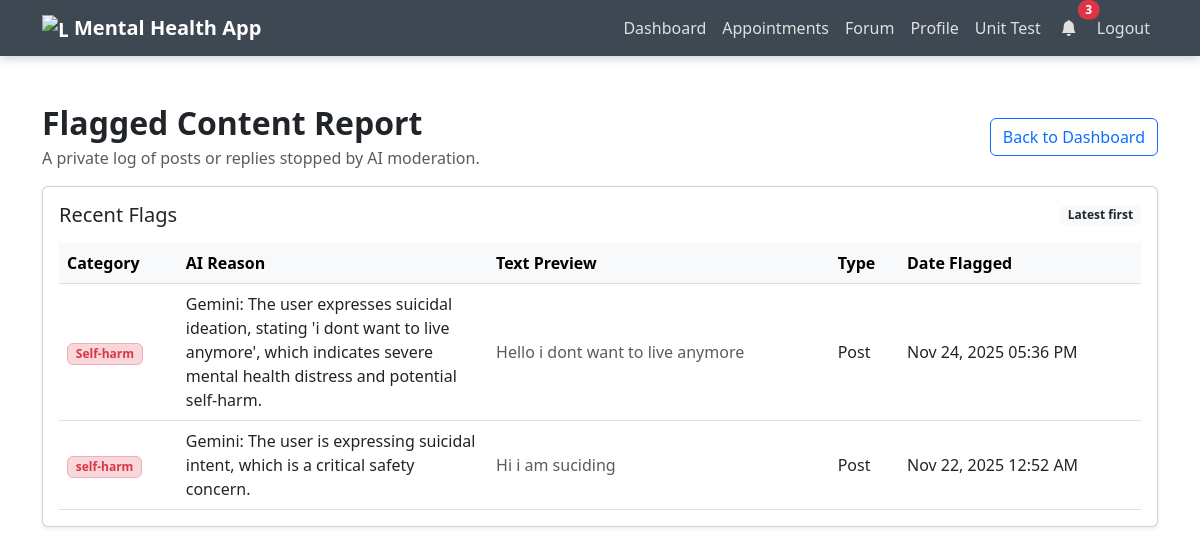
/dashboard/flagged-report (signed in), run on an earlier commit of the app's database.
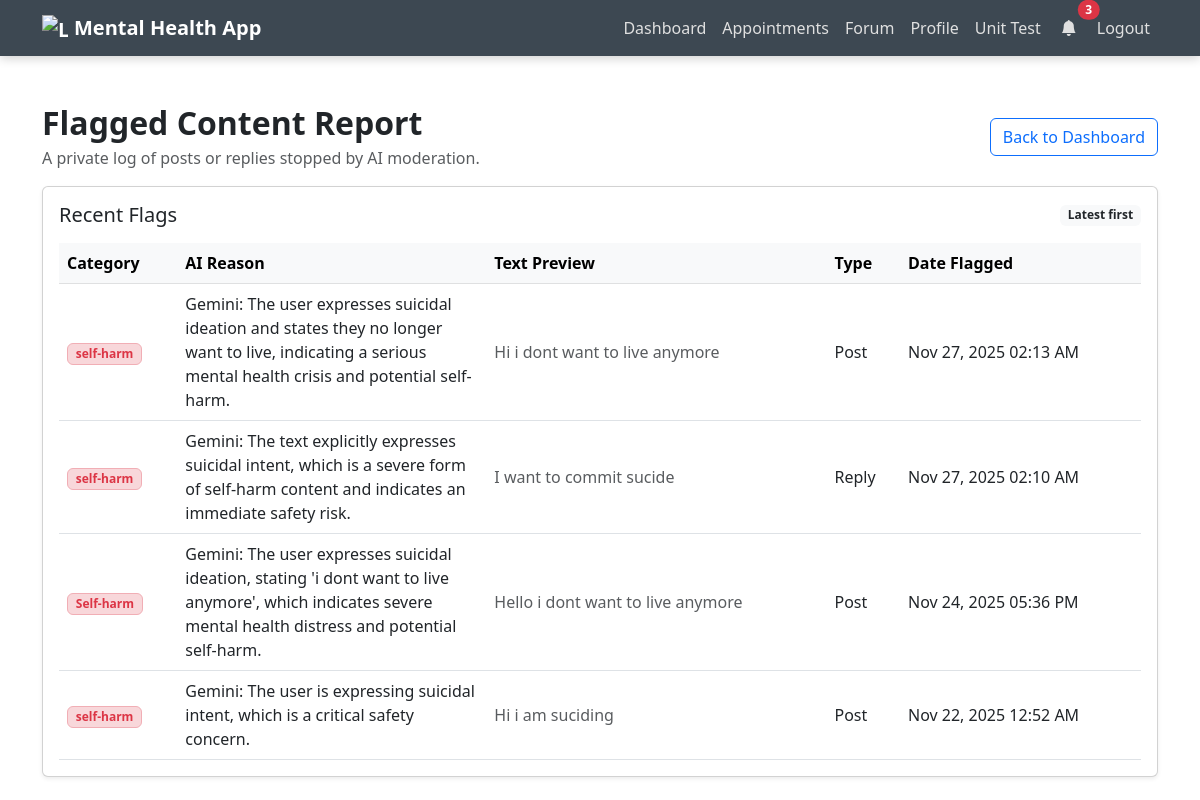
And on a later commit of the database.
### models/flagged_log.py (models this page shows)
class FlaggedLog(db.Model):
    __tablename__ = 'flagged_logs'
    id = db.Column(db.Integer, primary_key=True)
    user_id = db.Column(db.Integer, db.ForeignKey('user.id'), nullable=False)
    text = db.Column(db.Text, nullable=False)
    reason = db.Column(db.String(255), nullable=False)
    category = db.Column(db.String(100))
    source_type = db.Column(db.String(20), nullable=False)
    created_at = db.Column(db.DateTime, default=datetime.utcnow)
    user = db.relationship('User', backref=db.backref('flagged_logs', lazy=True))

### routes/dashboard.py (the view)
@dashboard.route('/dashboard/flagged-report')
@login_required
def flagged_report():
    flagged_items = (
        FlaggedLog.query.filter_by(user_id=current_user.id)
        .order_by(FlaggedLog.created_at.desc())
        .all()
    )
    return render_template('flagged_report.html', logs=flagged_items)

### models/user.py (called while the page is built)
@login_manager.user_loader
def load_user(user_id):
    return User.query.get(int(user_id))

### templates/flagged_report.html (shortened to what this page needs)
{% extends "base.html" %}
{% block content %}
<div class="py-4">
  <div class="d-flex flex-column flex-md-row justify-content-between align-items-start align-items-md-center mb-3">
    <div>
      <h2 class="fw-bold mb-1">Flagged Content Report</h2>
      <p class="text-muted mb-0">A private log of posts or replies stopped by AI moderation.</p>
    </div>
    <a class="btn btn-outline-primary mt-3 mt-md-0" href="{{ url_for('dashboard.home') }}">Back to Dashboard</a>
  </div>
  <div class="card shadow-sm">
    <div class="card-body">
      <div class="d-flex justify-content-between align-items-center mb-3">
        <h5 class="card-title mb-0">Recent Flags</h5>
        <span class="badge bg-light text-dark">Latest first</span>
      </div>
      <div class="table-responsive">
        <table class="table align-middle mb-0">
          <thead class="table-light">
            <tr>
              <th scope="col">Category</th>
              <th scope="col">AI Reason</th>
              <th scope="col">Text Preview</th>
              <th scope="col">Type</th>
              <th scope="col">Date Flagged</th>
            </tr>
          </thead>
          <tbody>
            {% for item in logs %}
            <tr>
              <td>
                <span class="badge bg-danger-subtle text-danger border border-danger-subtle">{{ item.category or 'unspecified' }}</span>
              </td>
              <td class="text-wrap" style="max-width: 240px;">{{ item.reason }}</td>
              <td class="text-muted" style="max-width: 320px;">
                {% set preview = item.text[:120] %}
                {{ preview }}{% if item.text|length > 120 %}&hellip;{% endif %}
              </td>
              <td class="text-capitalize">{{ item.source_type }}</td>
              <td>{{ item.created_at.strftime('%b %d, %Y %I:%M %p') }}</td>
            </tr>
            {% else %}
            <tr>
              <td colspan="5" class="text-center text-muted py-4">No flagged content found.</td>
            </tr>
            {% endfor %}
          </tbody>
        </table>
      </div>
    </div>
  </div>
</div>
{% endblock %}

### templates/base.html (shortened to what this page needs)
<!DOCTYPE html>
<html lang="en">
<head>
  <link href="https://cdn.jsdelivr.net/npm/bootstrap@5.3.0/dist/css/bootstrap.min.css" rel="stylesheet">
  <link rel="stylesheet" href="https://cdn.jsdelivr.net/npm/bootstrap-icons@1.10.5/font/bootstrap-icons.css">
</head>
<body>
  <nav class="navbar navbar-expand-lg navbar-custom">
    <div class="container">
      <a class="navbar-brand" href="#">
        <img src="https://cdn-icons-png.flaticon.com/512/4225/4225973.png" alt="Logo">
        Mental Health App
      </a>
      <div class="collapse navbar-collapse justify-content-end" id="navbarNav">
        <ul class="navbar-nav">
          <li class="nav-item">
            <a class="nav-link {% if request.endpoint == 'dashboard.home' %}active{% endif %}"
              href="{{ url_for('dashboard.home') }}">Dashboard</a>
          </li>
          <li class="nav-item">
            <a class="nav-link {% if request.endpoint and request.endpoint.startswith('appointments.') %}active{% endif %}"
              href="{{ url_for('appointments.index') }}">Appointments</a>
          </li>
          <li class="nav-item">
            <a class="nav-link {% if request.endpoint and request.endpoint.startswith('forum.') %}active{% endif %}"
              href="{{ url_for('forum.forum_home') }}">Forum</a>
          </li>
          <li class="nav-item">
            <a class="nav-link {% if request.endpoint == 'profile.manage_profile' %}active{% endif %}"
              href="{{ url_for('profile.manage_profile') }}">Profile</a>
          </li>
          <li class="nav-item">
            <a class="nav-link {% if request.endpoint and request.endpoint.startswith('unit_test.') %}active{% endif %}"
              href="{{ url_for('unit_test.unit_test_page') }}">Unit Test</a>
          </li>
          <li class="nav-item d-flex align-items-center">
            <button type="button" class="notification-button position-relative" data-bs-toggle="modal"
              data-bs-target="#notificationsModal">
              <i class="bi bi-bell-fill"></i>
              {% if notification_count %}
              <span class="position-absolute top-0 start-100 translate-middle badge rounded-pill bg-danger">
                {{ notification_count }}
              </span>
              {% endif %}
            </button>
          </li>
          <li class="nav-item">
            <a class="nav-link" href="{{ url_for('auth.logout') }}">Logout</a>
          </li>
        </ul>
      </div>
    </div>
  </nav>
  <div class="container mt-3">
    {% block content %}{% endblock %}
  </div>
</body>
</html>

### templates/base.html (style rules this page uses)
.navbar-custom { background-color: #3d4852; box-shadow: 0 2px 10px rgba(0, 0, 0, 0.2); }
.navbar-brand { color: #ffffff !important; font-weight: 600; display: flex; align-items: center; gap: 6px; }
.navbar-brand img { width: 26px; height: 26px; }
.nav-link { color: #e0e0e0 !important; font-weight: 500; transition: color 0.2s, background-color 0.2s; border-radius: 4px; padding: 6px 12px; }
.notification-button { background: transparent; border: none; color: #e0e0e0; font-weight: 500; padding: 6px 12px; }

What changed in the data, as far as the page shows it:
added FlaggedLog: category "self-harm", reason "Gemini: The user expresses suicidal ideation and states they no longer want to live, indicating a serious mental health crisis and potential self-harm.", text "Hi i dont want to live anymore", source_type "Post", created_at "Nov 27, 2025 02:13 AM"
added FlaggedLog: category "self-harm", reason "Gemini: The text explicitly expresses suicidal intent, which is a severe form of self-harm content and indicates an immediate safety risk.", text "I want to commit sucide", source_type "Reply", created_at "Nov 27, 2025 02:10 AM"
